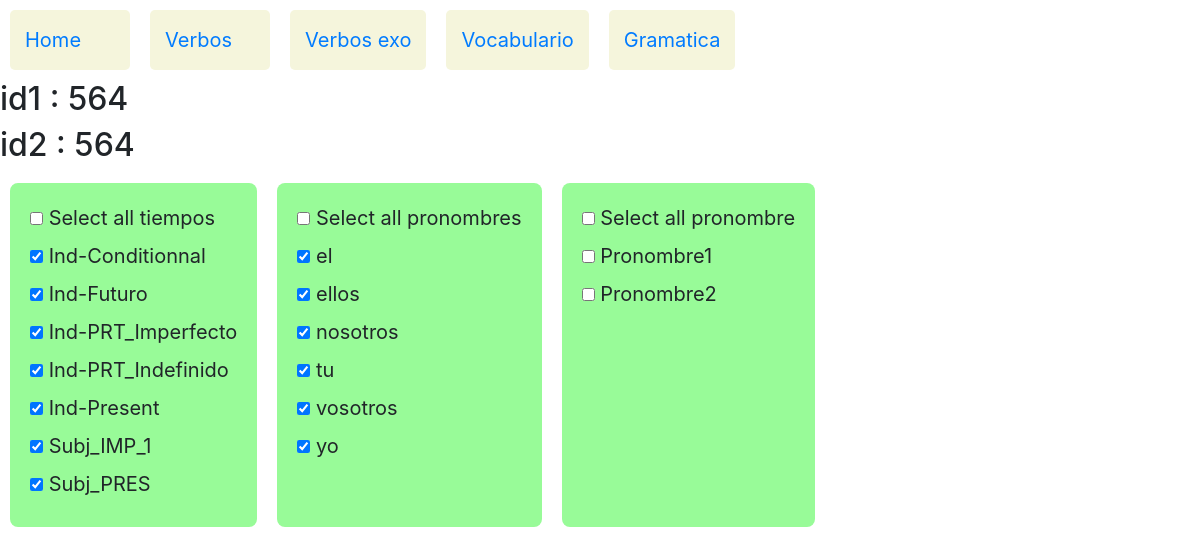
The page /verbos/palabras/564/564 on the database its author committed.
### verbos/models.py (models this page shows)
class Tiempo(models.Model):
    tiempo=models.CharField(max_length=30)
    tiemposeq=models.IntegerField(null=True)
    def __str__(self):
        return self.tiempo

class Pronombre(models.Model):
    pronombre=models.CharField(max_length=8)
    pronombreseq=models.IntegerField(null=True)
    def __str__(self):
        return self.pronombre

### verbos/views.py (the view)
# urls.py: path('palabras/<int:id1>/<int:id2>',views.palabras,name='palabras'),
def palabras(request,id1,id2):
    verbos = Verbo.objects.all()
    tiempos = Tiempo.objects.all()
    pronombres = Pronombre.objects.all()
    verbotipos = Verbotipo.objects.all()
    myset=(tiempos,pronombres,verbotipos)
    jstiempos=jslist(tiempos)
    jspronombres=jslist(pronombres)
    jsverbotipos=jslist(verbotipos)
    context= {
            "id1" : id1,
            "id2" : id2,
            "verbos" : verbos,
            "tiempos" : tiempos ,
            "pronombres" : pronombres,
            "verbotipos" : verbotipos,
            "myset" : myset,
            "jstiempos" : jstiempos,
            "jsverbotipos" : jsverbotipos,
            "jspronombres" : jspronombres
            }
    return render(request,"verbos/palabras.html",context)

### verbos/views.py (called while the page is built)
def jslist(myqueryset):
    jstname=myqueryset.model.__name__
    jstlst=[]
    for item in myqueryset:
        jstlst.append([jstname,item.id])
    return jstlst

### verbos/templates/verbos/palabras.html (shortened to what this page needs)
{% extends 'verbos/layout.html' %}
{% block body1 %}
	<h2> id1 : {{ id1 }} </h2>
	<h2> id2 : {{ id2 }} </h2>
	<form action= "{% url 'palabras' id1='10' id2='20' %}"  method ="post">
	<div id="container" >
		<div>
			<input type="checkbox" data-type="tiempo" id="tiempo" name="checktodos" >
			<label for="tiempo"> Select all tiempos </label>
			<br>
			{% for tiempo in tiempos %}
			<input type="checkbox" id="Tiempo-{{tiempo.id}}"  name="tiempo"  data-storage="true" >
			<label for="Tiempo-{{tiempo.id}}"> {{tiempo}}   </label>
			<br>
			{% endfor %}
		</div>
		<div>
			<input type="checkbox" data-type="pronombre" id="pronombre" name="checktodos" >
			<label for="pronombre"> Select all pronombres </label>
			<br>
			{% for pronombre  in pronombres %}
			<input type="checkbox" id="Pronombre-{{pronombre.id}}"  name="pronombre"  data-storage="true" >
			<label for="Pronombre-{{pronombre.id}}"> {{pronombre}}   </label>
			<br>
			{% endfor %}
		</div>
		<div>
			<input type="checkbox" data-type="pronombre" id="pronombre" name="checktodos" >
			<label for="pronombre"> Select all pronombre </label>
			<br>
			<input type="checkbox" id="pronombre1" name="pronombre" >
			<label for="pronombre1"> Pronombre1  </label>
			<br>
			<input type="checkbox" id="pronombre2" name="pronombre" >
			<label for="pronombre2"> Pronombre2  </label>
			<br>
		</div>
	</div>
	</form>
{% endblock %}

### rows shown on the page
Tiempo: tiempo "Ind-Conditionnal"
Tiempo: tiempo "Ind-Futuro"
Tiempo: tiempo "Ind-PRT_Imperfecto"
Tiempo: tiempo "Ind-PRT_Indefinido"
Tiempo: tiempo "Ind-Present"
Tiempo: tiempo "Subj_IMP_1"
Tiempo: tiempo "Subj_PRES"
Pronombre: pronombre "el"
Pronombre: pronombre "ellos"
Pronombre: pronombre "nosotros"
Pronombre: pronombre "tu"
Pronombre: pronombre "vosotros"
Pronombre: pronombre "yo"

### other values the page prints
{{ id1 }} "564"
{{ id2 }} "564"
